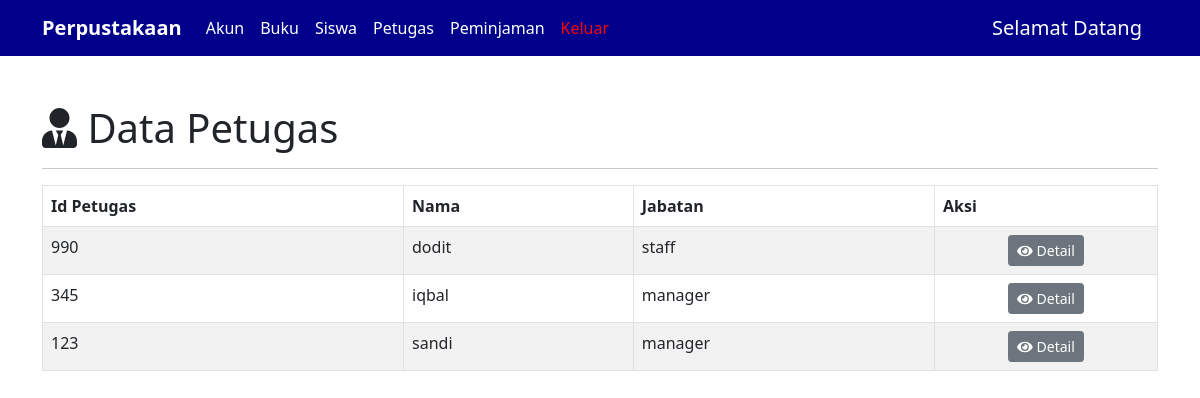
The app's page /petugas.php with its own data.
### tables this page shows
CREATE TABLE `petugas` (
  `id_petugas` int(11) NOT NULL,
  `nama_petugas` varchar(50) DEFAULT NULL,
  `jabatan` varchar(20) DEFAULT NULL
);

### config/controller.php (called while the page is built, shortened)
<?php
function select($query)
{
  global $db;
  $result = mysqli_query($db, $query);
  $rows =[];
  while ($row = mysqli_fetch_assoc($result)) {
    $rows[] = $row;
  }
  return $rows;
}

### petugas.php (the view, shortened to what this page needs)
<?php
include 'layout/header.php';
$data_petugas = select("SELECT * FROM petugas ORDER BY id_petugas DESC");
?>
<div class="container mt-5">
    <h1><i class="fas fa-user-tie"></i> Data Petugas</h1>
    <hr>
    <table class="table table-bordered table-striped mt-3" id="table">
        <thead>
            <tr>
                <th>Id Petugas</th>
                <th>Nama</th>
                <th>Jabatan</th>
                <th>Aksi</th>
            </tr>
        </thead>
        <tbody>
            <?php foreach ($data_petugas as $petugas) : ?>
                <tr>
                    <td><?= $petugas['id_petugas']; ?></td>
                    <td><?= $petugas['nama_petugas']; ?></td>
                    <td><?= $petugas['jabatan']; ?></td>
                    <td class="text-center" width="20%">
                        <a href="detail-petugas.php? id_petugas=<?= $petugas['id_petugas'];?>" class="btn btn-secondary btn-sm"><i class="fas fa-eye"></i> Detail</a>
                    </td>
                </tr>
            <?php endforeach; ?>
        </tbody>
    </table>
    </div>
<?php include 'layout/footer.php';?>

### records on screen
petugas: id_petugas "990", nama_petugas "dodit", jabatan "staff"
petugas: id_petugas "345", nama_petugas "iqbal", jabatan "manager"
petugas: id_petugas "123", nama_petugas "sandi", jabatan "manager"
